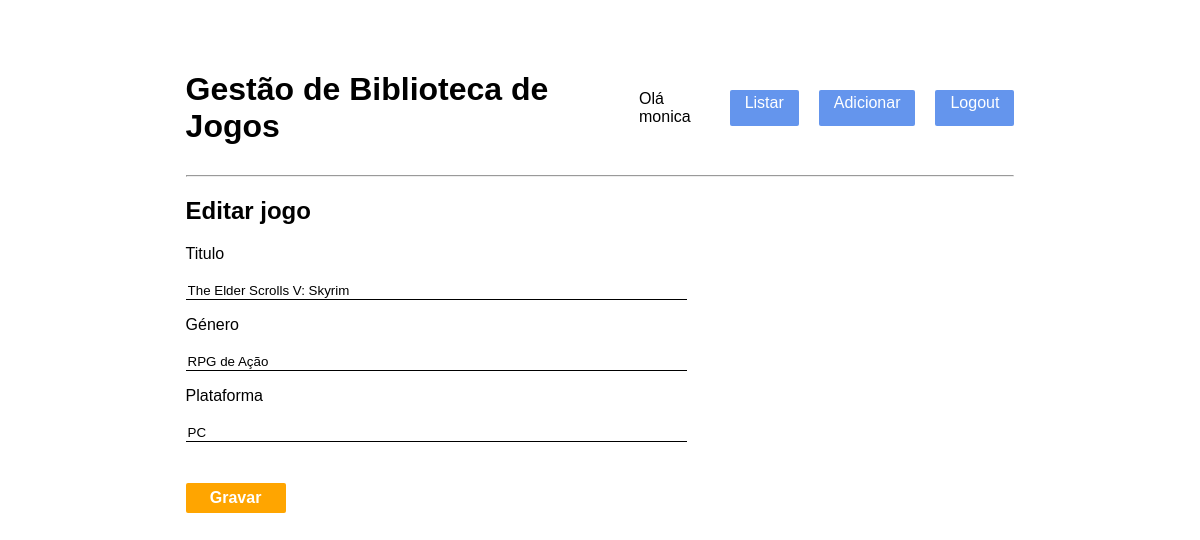
The app's page /jogos/editar/1 (signed in) with its own data.
### models.py (models this page shows, shortened)
class Utilizador(db.Model, UserMixin):
    id = db.Column(db.Integer, primary_key=True)
    username = db.Column(db.String(100), unique=True, nullable=False)
    password_hash = db.Column(db.String(200), nullable=False)

class Jogo(db.Model):
    id = db.Column(db.Integer, primary_key=True)
    titulo = db.Column(db.String(200), nullable=False)
    genero = db.Column(db.String(50), nullable=False)
    plataforma = db.Column(db.String(50), nullable=False)

### app.py (the view)
@app.route('/jogos/editar/<int:id>', methods=['GET', 'POST'])
@login_required
def editar(id):
    jogo = Jogo.query.get_or_404(id)
    form = JogoForm(obj=jogo)
    if form.validate_on_submit():
        form.populate_obj(jogo)
        db.session.commit()
        return redirect(url_for('listar'))
    return render_template('editar.html', form=form)

### forms.py
class JogoForm(FlaskForm):
    titulo = StringField('Titulo', validators=[DataRequired()])
    genero = StringField('Género', validators=[DataRequired()])
    plataforma = StringField('Plataforma', validators=[DataRequired()])
    submeter = SubmitField('Gravar')

### app.py (called while the page is built)
@login_manager.user_loader
def load_user(user_id):
    return Utilizador.query.get(int(user_id))

@app.before_request
def criar_bd():
    db.create_all()

### templates/editar.html (shortened to what this page needs)
{% extends 'base.html' %}
{% block conteudo %}
    <h2>Editar jogo</h2>
    <form class="form-editar" action="" method="POST">
        <p>
            {{ form.titulo.label }} <br>
            {{ form.titulo(size=40) }} <br>
        </p>
        <p>
            {{ form.genero.label }} <br>
            {{ form.genero(size=40) }} <br>
        </p>
        <p>
            {{ form.plataforma.label }} <br>
            {{ form.plataforma(size=40) }} <br>
        </p>
        <p>{{ form.submeter() }}</p>
    </form>
{% endblock %}

### templates/base.html (shortened to what this page needs)
<!DOCTYPE html>
<html lang="pt">
<head>
    <link rel="stylesheet" href="{{url_for('static', filename='css/styles.css')}}">
    <link rel="stylesheet" href="https://cdnjs.cloudflare.com/ajax/libs/font-awesome/6.7.2/css/all.min.css" />
</head>
<body>
    <div class="container">
        <div class="header">
            <h1>Gestão de Biblioteca de Jogos</h1>
            <div class="nav">
                {% if current_user.is_authenticated %}
                Olá {{ current_user.username }}
                    <a href="{{ url_for('listar')}}">Listar</a>
                    <a href="{{ url_for('adicionar')}}">Adicionar</a>
                    <a href="{{ url_for('logout')}}">Logout</a>
                {% else %}
                    <a href="{{ url_for('login')}}">Login</a>
                    <a href="{{ url_for('registo')}}">Registo</a>
                {% endif %}
            </div>
        </div>
        <hr>
        {% block conteudo %}{% endblock %}
    </div>
</body>
</html>

### static/css/styles.css (style rules this page uses)
.container { width: 70%; margin: 50px auto; font-family: Arial, Helvetica, sans-serif; }
.header { display: flex; align-items: center; justify-content: space-between; }
.nav { display: flex; gap: 20px; }
.nav a { text-decoration: none; background-color: cornflowerblue; padding: 4px 15px; color: white; border-radius: 2px; }
input[type="text"], input[type="number"] { width: 300px; }
.form-adicionar, .form-editar { width: 60%; }
.form-adicionar label, .form-editar label { display: block; text-align: left; }
.form-adicionar input, .form-editar input { width: 100%; border: none; border-bottom: 1px solid black; outline: none; }
.form-adicionar input[type="submit"], .form-editar input[type="submit"] { width: 100px; margin-top: 25px; background-color: orange; color: white; padding: 6px 15px; border: none; font-weight: bold; border-radius: 2px; font-size: 16px; }

### records on screen
Utilizador: username "monica"
Jogo: titulo "The Elder Scrolls V: Skyrim", genero "RPG de Ação", plataforma "PC"
